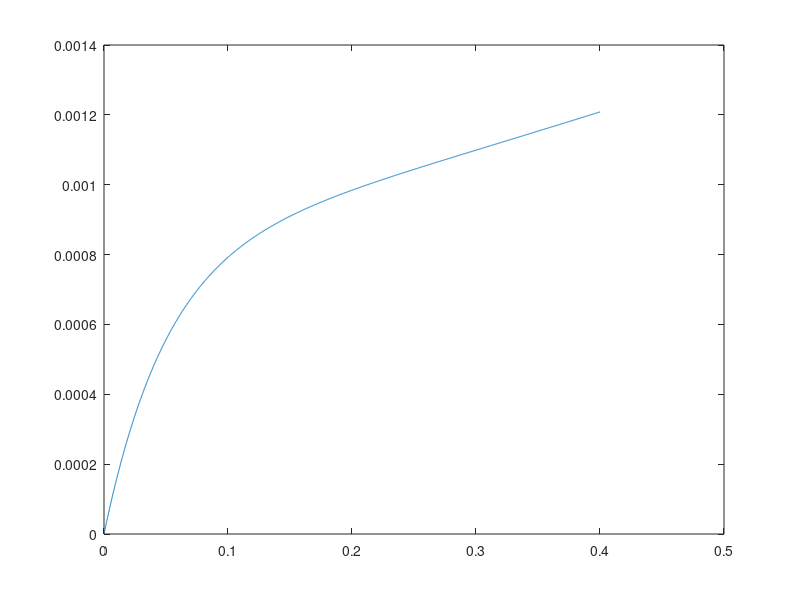

Write the MATLAB code that produced this figure.
clc; clear all; close all;
global X Y

%% time data
ddt=10^-4;
Tmax=0.4;

%% space data
N=50;
h=1/(N+1);
x=[0:h:1]';
[X,Y]=meshgrid(x,x);

A=sparse(diag(-2*ones(N+2,1))+diag(ones(N+1,1),1)+diag(ones(N+1,1),-1));
A(1,2)=2; A(end,end-1)=2;
A=-A./(h^2);
id=speye(N+2,N+2);

Ax=kron(A,id);
Ay=kron(id,A);
Id=speye(size(Ax));

t=0;
U=cos(pi*X).*cos(pi*Y).*exp(sin(t));
U=reshape(U,[],1);

ERR=[];
TIME=[];
while t<Tmax
    clc; t=t+ddt
    
    Uex=cos(pi*X).*cos(pi*Y).*exp(sin(t));
    Uex=reshape(Uex,[],1);
    f=cos(t)*Uex+2*pi^2*Uex;
    
     % step 1
     dt=ddt;
     Z=(Id+dt*Ax)\(-dt*Ax*U);
     V1=Z+U;
      
     % step 2
     dt=ddt;
     Z=(Id+dt*Ay)\(-dt*Ay*V1+dt*f);
     U=Z+V1;
    
     % erreur
     err=max(abs(Uex-U));
     ERR=[ERR err];
     TIME=[TIME t];
    
end
    
figure(1)
plot(TIME,ERR)  